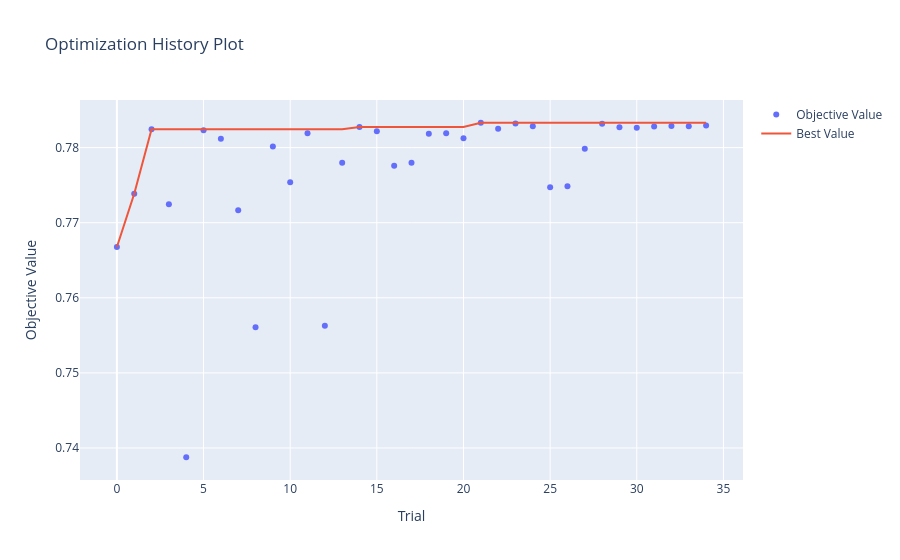

Source (notebook cell):
### Code cell
xgb_study, xgb_best_params, xgb_best_score = tune_xgb_classifier(
    x_train_selected, y_train, x_val_selected, y_val, n_trials=35, metric='auc_roc'
)

print(f"\n✅ Optimization Complete!")
print(f"Best AUC-ROC (CV): {xgb_best_score:.4f}")
print(f"\nBest Hyperparameters:")
for param, value in xgb_best_params.items():
    print(f"  • {param}: {value}")

# Visualize optimization history
fig = plot_optimization_history(xgb_study).show()

# Save Optuna results
optuna_results_xgb = {
    'xgb_best_params': xgb_best_params,
    'xgb_best_score': xgb_best_score,
    'n_trials': len(xgb_study.trials),
    'trials_df': xgb_study.trials_dataframe(attrs=('number', 'value', 'params', 'user_attrs'))
}

optuna_results_xgb['trials_df'].to_csv(os.path.join(MODELS_DIR, 'xgb_optuna_trials.csv'), index=False)
optuna_results_xgb['trials_df'].sort_values('value', ascending=False).head(10)

### Figure 1 — Plotly figure (JSON) as saved in the notebook; plotly's stock layout.template omitted (floating-point values rounded to 4 significant figures)
{"data": [{"mode": "markers", "name": "Objective Value", "type": "scatter", "x": [0, 1, 2, 3, 4, 5, 6, 7, 8, 9, 10, 11, 12, 13, 14, 15, 16, 17, 18, 19, 20, 21, 22, 23, 24, 25, 26, 27, 28, 29, 30, 31, 32, 33, 34], "y": [0.7668, 0.7739, 0.7824, 0.7725, 0.7388, 0.7823, 0.7812, 0.7717, 0.7561, 0.7802, 0.7754, 0.7819, 0.7563, 0.778, 0.7827, 0.7822, 0.7776, 0.778, 0.7818, 0.7819, 0.7813, 0.7833, 0.7825, 0.7832, 0.7828, 0.7747, 0.7749, 0.7798, 0.7832, 0.7827, 0.7826, 0.7828, 0.7829, 0.7828, 0.7829]}, {"mode": "lines", "name": "Best Value", "type": "scatter", "x": [0, 1, 2, 3, 4, 5, 6, 7, 8, 9, 10, 11, 12, 13, 14, 15, 16, 17, 18, 19, 20, 21, 22, 23, 24, 25, 26, 27, 28, 29, 30, 31, 32, 33, 34], "y": [0.7668, 0.7739, 0.7824, 0.7824, 0.7824, 0.7824, 0.7824, 0.7824, 0.7824, 0.7824, 0.7824, 0.7824, 0.7824, 0.7824, 0.7827, 0.7827, 0.7827, 0.7827, 0.7827, 0.7827, 0.7827, 0.7833, 0.7833, 0.7833, 0.7833, 0.7833, 0.7833, 0.7833, 0.7833, 0.7833, 0.7833, 0.7833, 0.7833, 0.7833, 0.7833]}, {"marker": {"color": "#cccccc"}, "mode": "markers", "name": "Infeasible Trial", "showlegend": false, "type": "scatter", "x": [], "y": []}], "layout": {"title": {"text": "Optimization History Plot"}, "xaxis": {"title": {"text": "Trial"}}, "yaxis": {"title": {"text": "Objective Value"}}}}
